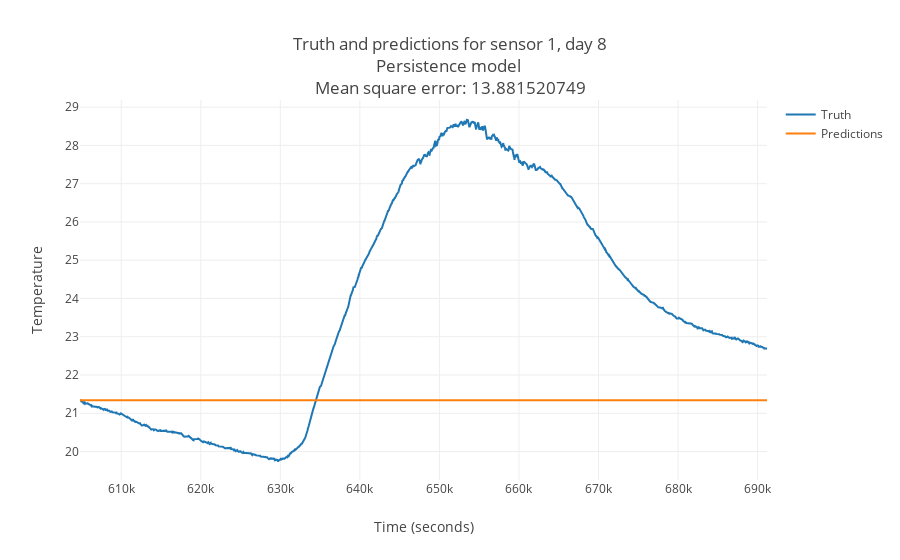

Source (notebook cell):
### Code cell
trace_truth = go.Scatter(
    y = truth,
    x = seconds,
    name="Truth"
)

trace_predictions = go.Scatter(
    y = predictions,
    x = seconds,
    name="Predictions"
)

layout= go.Layout(
    title= 'Truth and predictions for sensor 1, day 8<br>Persistence model <br>'+\
            'Mean square error: '+str(MSE),
    xaxis= dict(
        title= 'Time (seconds)',
    ),
    yaxis=dict(
        title= 'Temperature',
    ),
    showlegend= True
)

fig= go.Figure(data=[trace_truth,trace_predictions], layout=layout)
iplot(fig)

### Figure 1 — Plotly figure (JSON) as saved in the notebook; plotly's stock layout.template omitted (floating-point values rounded to 4 significant figures; data arrays with more than 128 entries replaced by an {"elided": "..."} marker saying what was removed)
{"data": [{"name": "Truth", "type": "scatter", "uid": "466298f9-6295-4042-ba4b-175ccd0b3349", "x": {"elided": "2136 float values"}, "y": {"elided": "2136 float values"}}, {"name": "Predictions", "type": "scatter", "uid": "caca151e-16a9-449b-ade3-e73dfb4df4b2", "x": {"elided": "2136 float values"}, "y": {"elided": "2136 float values"}}], "layout": {"showlegend": true, "title": {"text": "Truth and predictions for sensor 1, day 8<br>Persistence model <br>Mean square error: 13.881520749"}, "xaxis": {"title": {"text": "Time (seconds)"}}, "yaxis": {"title": {"text": "Temperature"}}}}
